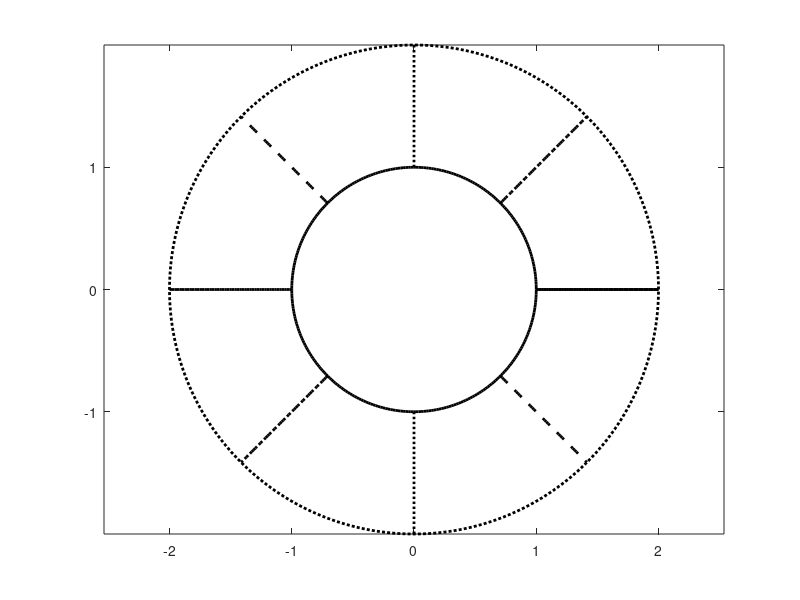
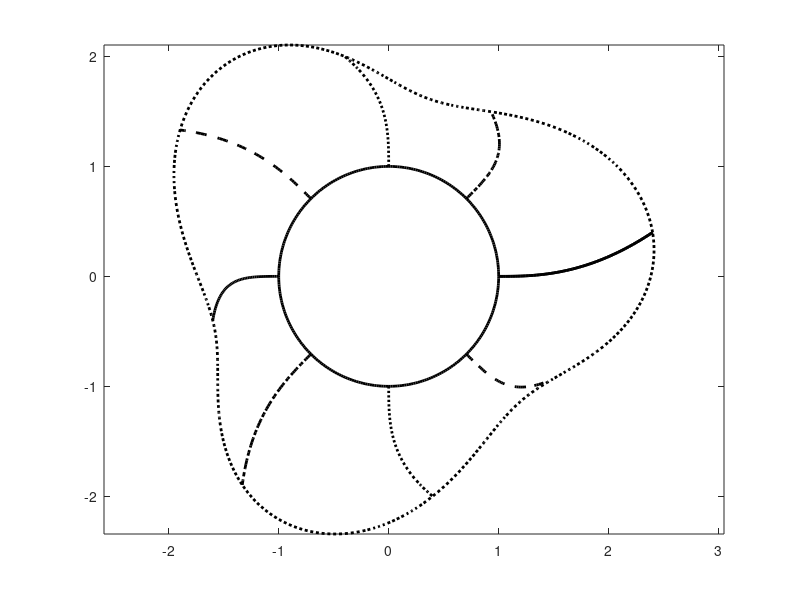

MATLAB code to generate these figures, in order:
% Problem 3.2

function []= annulusmap()
% Define some polar curves for plotting

c1 = [ 1*ones(300,1) linspace(0,2*pi,300)'];
c2 = [ 2*ones(300,1) linspace(0,2*pi,300)'];

c3 =  [ linspace(1,2,50)'         0*ones(50,1) ];
c4 =  [ linspace(1,2,50)'  (1*pi/4)*ones(50,1) ];
c5 =  [ linspace(1,2,50)'  (2*pi/4)*ones(50,1) ];
c6 =  [ linspace(1,2,50)'  (3*pi/4)*ones(50,1) ];
c7 =  [ linspace(1,2,50)'  (4*pi/4)*ones(50,1) ];
c8 =  [ linspace(1,2,50)'  (5*pi/4)*ones(50,1) ];
c9 =  [ linspace(1,2,50)'  (6*pi/4)*ones(50,1) ];
c10 = [ linspace(1,2,50)'  (7*pi/4)*ones(50,1) ];
c11 = [ linspace(1,2,50)'  (8*pi/4)*ones(50,1) ];

% Compute the X,Y locations of the points
XY1 = getxy(c1);
XY2 = getxy(c2);
XY3 = getxy(c3);
XY4 = getxy(c4);
XY5 = getxy(c5);
XY6 = getxy(c6);
XY7 = getxy(c7);
XY8 = getxy(c8);
XY9 = getxy(c9);
XY10 = getxy(c10);
XY11 = getxy(c11);

plot(XY1(:,1),XY1(:,2),'k-','LineWidth',2); hold on
plot(XY2(:,1),XY2(:,2),'k:','LineWidth',2); 
plot(XY3(:,1),XY3(:,2),'k-','LineWidth',2); 
plot(XY4(:,1),XY4(:,2),'k-.','LineWidth',2); 
plot(XY5(:,1),XY5(:,2),'k:','LineWidth',2); 
plot(XY6(:,1),XY6(:,2),'k--','LineWidth',2);
plot(XY7(:,1),XY7(:,2),'k-','LineWidth',2);
plot(XY8(:,1),XY8(:,2),'k-.','LineWidth',2); 
plot(XY9(:,1),XY9(:,2),'k:','LineWidth',2); 
plot(XY10(:,1),XY10(:,2),'k--','LineWidth',2); 
plot(XY11(:,1),XY11(:,2),'k-','LineWidth',2);

% Set aspect ratio
axis equal

% Add motion to XY's and replot
xy1 = addmotion(XY1,c1);
xy2 = addmotion(XY2,c2);
xy3 = addmotion(XY3,c3);
xy4 = addmotion(XY4,c4);
xy5 = addmotion(XY5,c5);
xy6 = addmotion(XY6,c6);
xy7 = addmotion(XY7,c7);
xy8 = addmotion(XY8,c8);
xy9 = addmotion(XY9,c9);
xy10 = addmotion(XY10,c10);
xy11 = addmotion(XY11,c11);

% Replot on new figure
figure
plot(xy1(:,1),xy1(:,2),'k-','LineWidth',2); hold on
plot(xy2(:,1),xy2(:,2),'k:','LineWidth',2); 
plot(xy3(:,1),xy3(:,2),'k-','LineWidth',2); 
plot(xy4(:,1),xy4(:,2),'k-.','LineWidth',2); 
plot(xy5(:,1),xy5(:,2),'k:','LineWidth',2); 
plot(xy6(:,1),xy6(:,2),'k--','LineWidth',2);
plot(xy7(:,1),xy7(:,2),'k-','LineWidth',2);
plot(xy8(:,1),xy8(:,2),'k-.','LineWidth',2); 
plot(xy9(:,1),xy9(:,2),'k:','LineWidth',2); 
plot(xy10(:,1),xy10(:,2),'k--','LineWidth',2); 
plot(xy11(:,1),xy11(:,2),'k-','LineWidth',2);

axis equal

function [xy] = getxy(c)
% Get (x,y) from polar (r,theta)

for i=1:length(c)
 xy(i,1) = c(i,1)*cos( c(i,2) );
 xy(i,2) = c(i,1)*sin( c(i,2) );
end

function [xy] = addmotion(XY,c)
% Add motion

 xy(:,1) =  XY(:,1) +((c(:,1) - 1).^2.*cos(3*c(:,2)).*cos(c(:,2)) ...
         -  (c(:,1) - 1).^3.*sin(c(:,2)) )*0.4;

 xy(:,2) =  XY(:,2) +((c(:,1) - 1).^2.*cos(3*c(:,2)).*sin(c(:,2)) ...
         +  (c(:,1) - 1).^3.*cos(c(:,2)) )*0.4;
